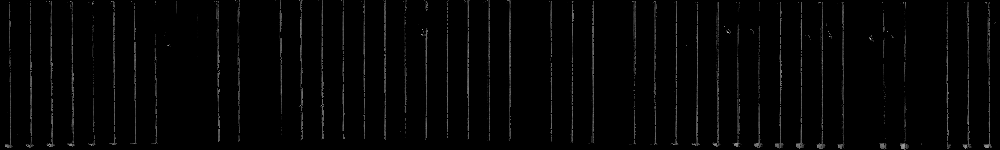
#> input picture images/2022-10-20_10H09M52S697MS_CHECK_ARTEFACT_grid_stack_i.png, 1000 x 150 px, shrunk from 4800 x 722 before the run
$ jupyter execute gray_to_color.ipynb
#> lines starting #> are read from the running program, lines starting #| are printed output that depends on the picture
[cell 1]
import numpy as np
import cv2
from pathlib import Path
import matplotlib.pyplot as plt
from tqdm import tqdm


IMG_PATH = Path("images/2022-10-20_10H09M52S697MS_CHECK_ARTEFACT_grid_stack_i.png")
REF_IMG_PATH = Path("images/2022-10-20_10H09M52S697MS_grid_stack_i_color_ref.png")

[cell 2]
image = cv2.imread(str(IMG_PATH), flags=cv2.IMREAD_ANYDEPTH)
#> image is the input picture: shape (150, 1000) uint16; min 0, max 49246, mean 1048.3

plt.imshow(image, cmap='gray')

[cell 3]
def hsv_to_bgr(hsv, depth=255):
    hsv_norm = hsv / np.array([1, 100, 100])
    h = hsv_norm[0] % 360
    s = hsv_norm[1]
    v = hsv_norm[2]
    c = v*s
    x = c * (1 - abs((h/60)%2 - 1))
    m = np.expand_dims(v - c, -1)

    rgb_choices = np.array([[c, x, 0],
                            [x, c, 0],
                            [0, c, x],
                            [0, x, c],
                            [x, 0, c],
                            [c, 0, x]])
    choice = int(h/60)
    rgb_prime = rgb_choices[choice, :]
    rgb = (rgb_prime + m) * depth
    bgr = rgb[::-1]
    return bgr

[cell 4]
GRAY_MAX = 30000
GRAY_MIN = 0
gray_range = GRAY_MAX - GRAY_MIN

bgr_val = np.array([1000, 42000, 8500])

# Pick low and high values in hue space. Pixel values will be mapped to be an interpolation in hue space between these values
H_LOW = 120
H_HIGH = 240
h_range = H_HIGH - H_LOW

# Map 16-bit gray pixel values to float hue values
hsv_image = np.ones(image.shape + (3,))*100
hue = ((image - GRAY_MIN) * (h_range/gray_range)) + H_LOW

# Make background black
BLACK_TOLERANCE = 1
black_mask = hue < BLACK_TOLERANCE + H_LOW
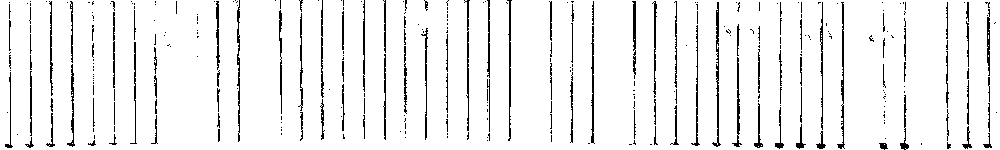
#> black_mask: shape (150, 1000) bool; 93.5% white; black in thin lines or dots
hsv_image[:,:,0] = hue
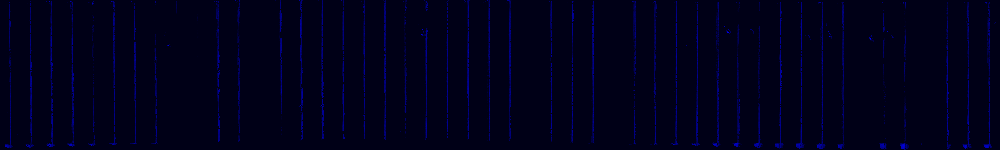
#> hsv_image: shape (150, 1000, 3) float64; mean of channels 0, 1, 2 124.2, 100, 100; drawn with min black and max white
hsv_image[black_mask] = 0
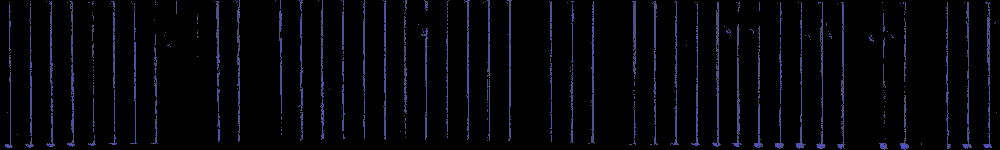
#> hsv_image: shape (150, 1000, 3) float64; mean of channels 0, 1, 2 12, 6.5, 6.5; drawn with min black and max white

image_color = cv2.cvtColor(image, cv2.COLOR_GRAY2BGR)

for i in tqdm(range(image_color.shape[0])):
    for j in range(image_color.shape[1]):
        image_color[i,j,:] = hsv_to_bgr(hsv_image[i,j,:])
#> this loop made 150 passes
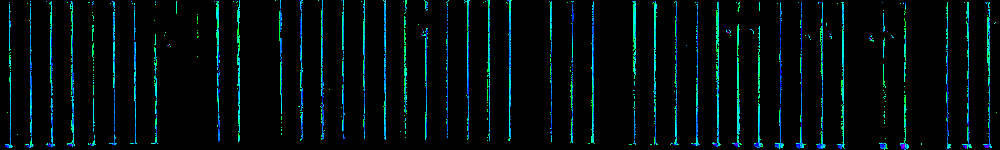
#> image_color: shape (150, 1000, 3) uint16; mean B, G, R 13.5, 12.3, 0.1


plt.imshow(image_color[:,:,::-1])
